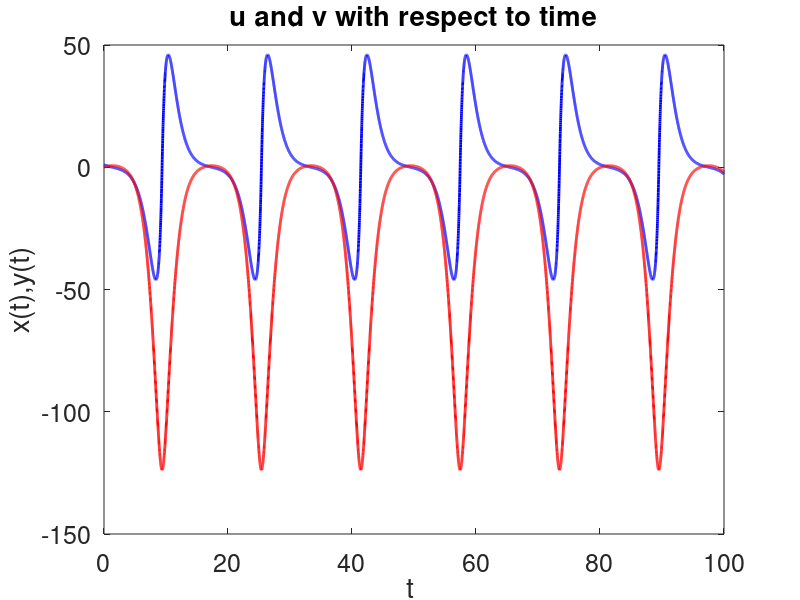
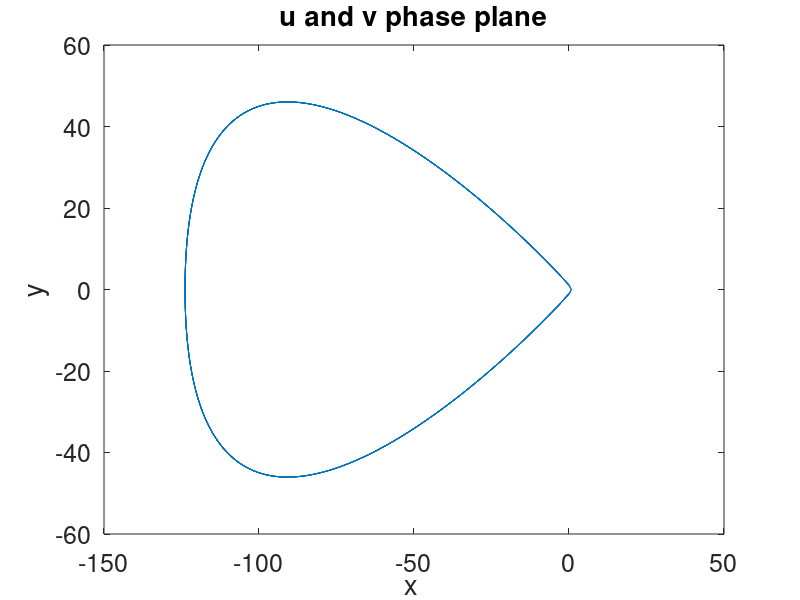

The MATLAB script that drew these images, in order:
function ODE45_system_Example

% Approximate the solution of an ODE of the form 

%  x' = ax + by
%  y' = cx + dy

% using ODE45. 
% The function f(t,y) is defined by rhs(t,y)
%
clear all

global a b c d

dt = .01;          % spacing size (Delta t) 
tspan = 0:dt:100;   % values of t defined in tspan 

y0 = 1;           % initial values
x0 = 0;




R0 = [x0;y0];

opts = odeset('abstol',1e-10,'reltol',1e-10);  % set-up tolerences (do not edit this line)
[t Rspan]= ode45(@rhs, tspan,R0,opts);         % Matlab function to solve the IVP

xspan = Rspan(:,1);
yspan = Rspan(:,2);



%plot result
figure(1); clf; % open figure window and clear the window
plot(tspan,yspan,'b','linewidth',2)          % plot approximation 
hold on
plot(tspan,xspan,'r','linewidth',2)          % plot approximation 
xlabel('t ','fontsize',18);
ylabel('x(t),y(t)','fontsize',18);
set(gca,'fontsize',18)
title('u and v with respect to time')

figure(2);clf;
plot(xspan,yspan)
xlabel('x ','fontsize',18);
ylabel('y','fontsize',18);
set(gca,'fontsize',18)
title('u and v phase plane')


%fprintf('\n The end point of the solution is approximated to be: \n ')
%disp(['y(',num2str(t(end)),') = ',num2str(yspan(end))])
%fprintf('\n')

end

% Where you define the "right hand side" of the ODE
function dRdt = rhs(t,R)
global a b c d

x = R(1);
y = R(2);



dxdt = y;
dydt = -(4*y/pi)*atan(y) - x;

dRdt = [dxdt; dydt];

end